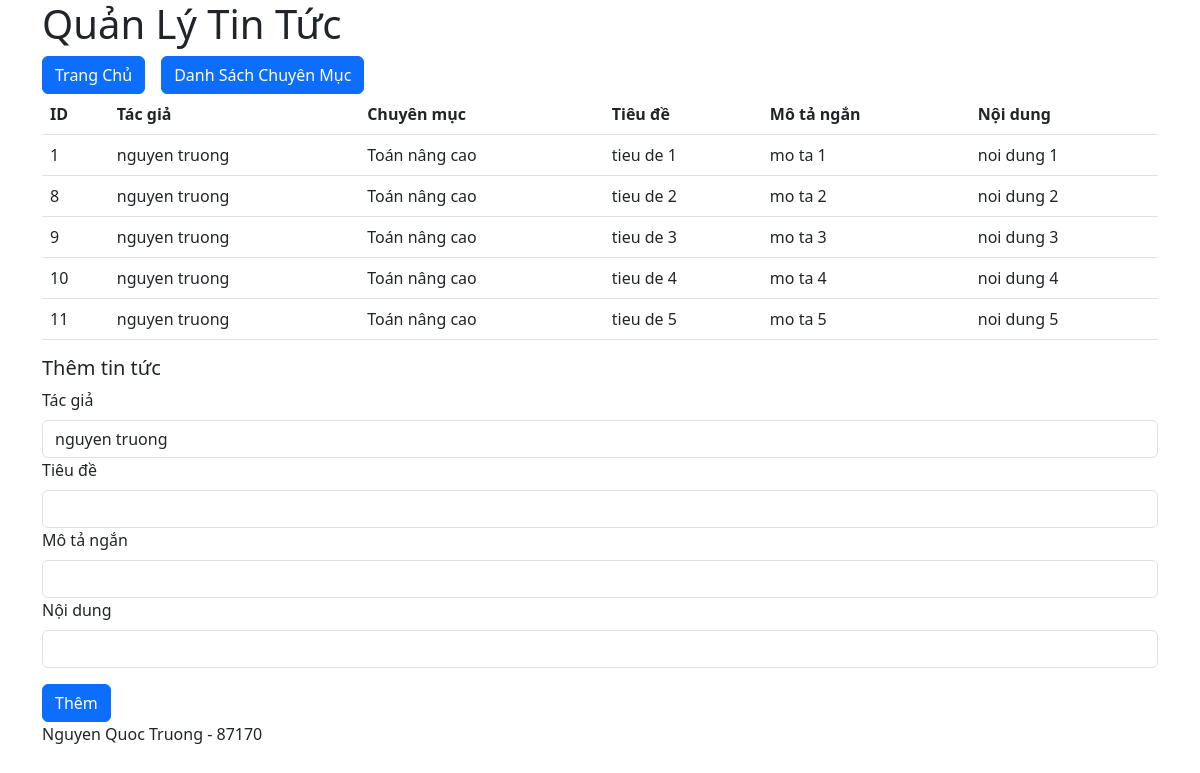
Page /themtintuc.php?id=5 on the committed database.
### tables this page shows
CREATE TABLE `tintuc` (
  `ID` int(32) NOT NULL,
  `tacgia_id` varchar(32) NOT NULL,
  `chuyenmuc_id` int(11) NOT NULL,
  `tieude` varchar(255) NOT NULL,
  `motanngan` varchar(255) NOT NULL,
  `noidung` text NOT NULL
);

CREATE TABLE `tacgia` (
  `ID` varchar(32) NOT NULL,
  `phongban_id` int(11) NOT NULL,
  `trangthai` int(11) NOT NULL,
  `capdo` int(11) NOT NULL,
  `email` varchar(255) NOT NULL,
  `hovaten` varchar(255) NOT NULL,
  `dienthoai` varchar(10) NOT NULL
);

CREATE TABLE `chuyenmuc` (
  `ID` int(11) NOT NULL,
  `ten` varchar(255) NOT NULL,
  `chude_id` int(11) NOT NULL,
  `mota` varchar(255) NOT NULL,
  `sotutoithieu` int(11) NOT NULL,
  `capdotoithieu` int(11) NOT NULL
);

### themtintuc.php (the view, shortened to what this page needs)
<?php
require_once 'header.php';
require_once 'connect.php';
if (isset($_GET['id'])) {
    $chuyenmuc_id = $_GET['id'];
    $sql = "SELECT tintuc.*, chuyenmuc.ten as tcm, tacgia.hovaten as ttg FROM tintuc
    INNER JOIN tacgia ON tacgia.id = tintuc.tacgia_id INNER JOIN chuyenmuc
    ON tintuc.chuyenmuc_id = chuyenmuc.id WHERE chuyenmuc_id = $chuyenmuc_id";
    $stmt = $pdo->query($sql);
    $items = $stmt->fetchAll(PDO::FETCH_ASSOC);
}
?>
<div class="nav">
    <a href="index.php"
       class="btn btn-primary me-3">Trang Chủ</a>
    <a href="dschuyenmuc.php"
       class="btn btn-primary me-3">Danh Sách Chuyên Mục</a>
</div>
<table class="table">
    <thead>
        <tr>
            <th>ID</th>
            <th>Tác giả</th>
            <th>Chuyên mục</th>
            <th>Tiêu đề</th>
            <th>Mô tả ngắn</th>
            <th>Nội dung</th>
        </tr>
    </thead>
    <tbody>
        <?php foreach ($items as $item) { ?>
            <tr>
                <td><?php echo $item['ID'] ?></td>
                <td>
                    <?php echo $item['ttg'] ?>
                </td>
                <td>
                    <?php echo $item['tcm'] ?>
                </td>
                <td><?php echo $item['tieude'] ?></td>
                <td>
                    <?php echo $item['motanngan'] ?>
                </td>
                <td><?php echo $item['noidung'] ?></td>
            </tr>
        <?php } ?>
    </tbody>
</table>
<h5>Thêm tin tức</h5>
<form action="them.php"
      method="post">
    <label class="form-label">Tác giả</label>
    <select name="tacgia_id" class="form-control">
        <?php
        $sqlTg = "SELECT * FROM tacgia";
        $stmt = $pdo->query($sqlTg);
        $tgs = $stmt->fetchAll(PDO::FETCH_ASSOC);
        foreach ($tgs as $tg) {
            ?>
        <option value="<?php echo $tg['ID'] ?>"><?php echo $tg['hovaten'] ?></option>
        <?php } ?>
    </select>
    <label class="form-label">Tiêu đề</label>
    <input type="text"
           class="form-control"
           name="tieude">
           <label class="form-label">Mô tả ngắn</label>
    <input type="text"
           class="form-control"
           name="motangan">
           <label class="form-label">Nội dung</label>
    <input type="text"
           class="form-control"
           name="noidung">
    <input type="submit"
           value="Thêm"
           class="btn btn-primary mt-3">
</form>
<?php require_once 'footer.php' ?>

### header.php (shortened to what this page needs)
<!DOCTYPE html>
<html lang="en">
<head>
    <link href="https://cdn.jsdelivr.net/npm/bootstrap@5.3.0-alpha1/dist/css/bootstrap.min.css"
          rel="stylesheet"
>
</head>
<body>
    <div class="container">
        <header>
            <h1>Quản Lý Tin Tức</h1>
        </header>
        <div class="content">

### footer.php (shortened to what this page needs)
</div>
<footer>
    <p>Nguyen Quoc Truong - 87170</p>
</footer>
</div>
</body>
</html>

### rows in the picture
tintuc: ID "1", tacgia.hovaten "nguyen truong", chuyenmuc.ten "Toán nâng cao", tieude "tieu de 1", motanngan "mo ta 1", noidung "noi dung 1"
tintuc: ID "8", tacgia.hovaten "nguyen truong", chuyenmuc.ten "Toán nâng cao", tieude "tieu de 2", motanngan "mo ta 2", noidung "noi dung 2"
tintuc: ID "9", tacgia.hovaten "nguyen truong", chuyenmuc.ten "Toán nâng cao", tieude "tieu de 3", motanngan "mo ta 3", noidung "noi dung 3"
tintuc: ID "10", tacgia.hovaten "nguyen truong", chuyenmuc.ten "Toán nâng cao", tieude "tieu de 4", motanngan "mo ta 4", noidung "noi dung 4"
tintuc: ID "11", tacgia.hovaten "nguyen truong", chuyenmuc.ten "Toán nâng cao", tieude "tieu de 5", motanngan "mo ta 5", noidung "noi dung 5"

### other values in the picture
form field tacgia_id "nguyen truong"
